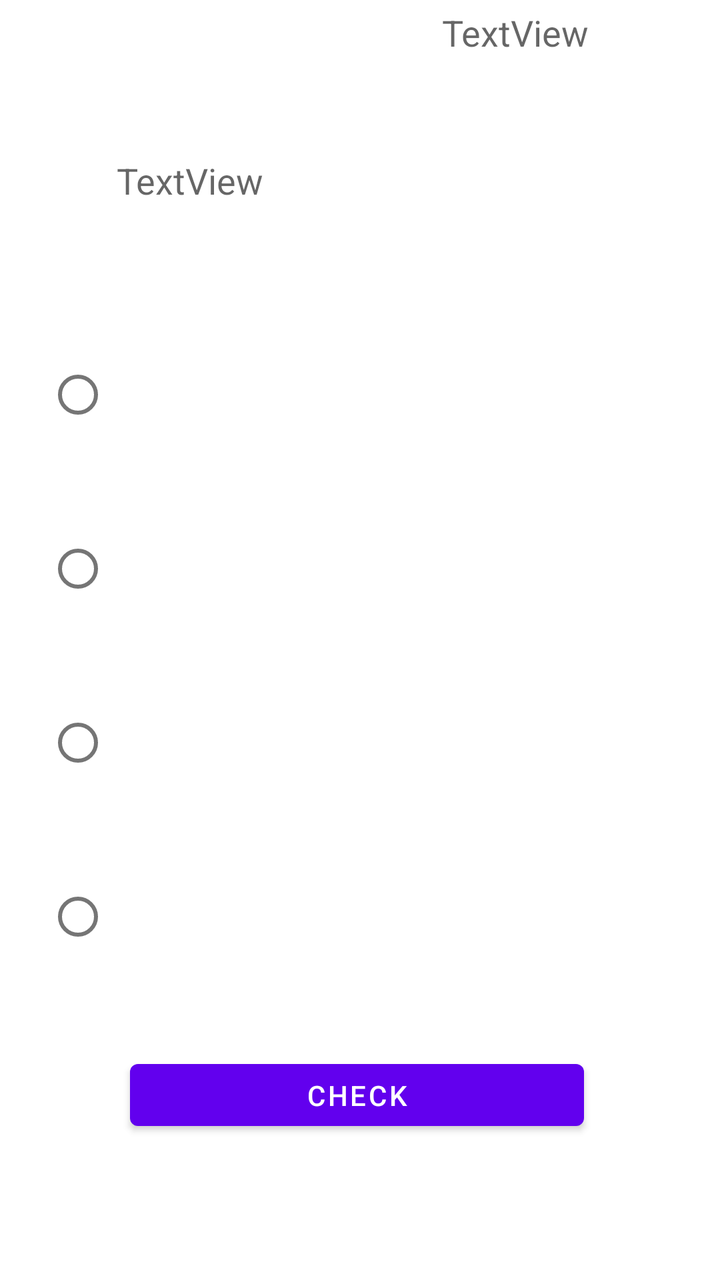
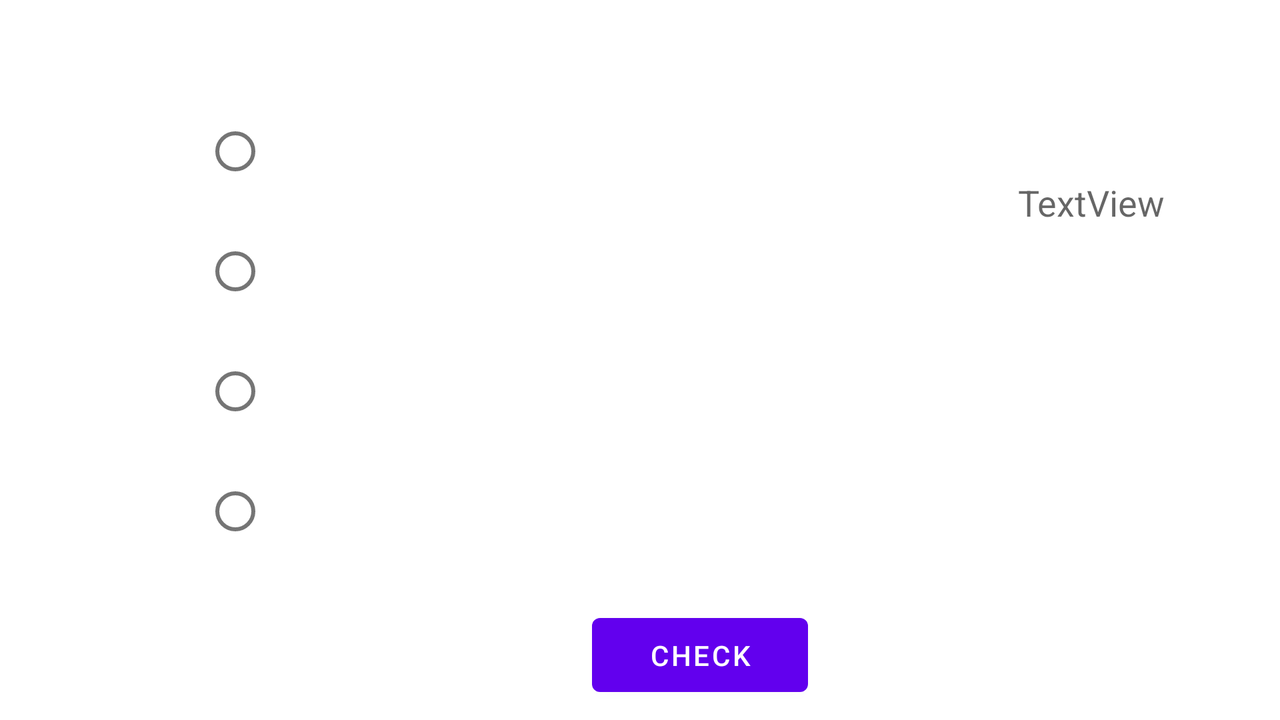

An Android layout and its configuration variant, each rendered on a device that would load it. The default file and the variant file are quoted in full after the pictures.
<!-- AndroidManifest.xml: application theme Theme.GDOW -->
<!-- res/layout/activity_game_view1.xml -->
<?xml version="1.0" encoding="utf-8"?>
<androidx.constraintlayout.widget.ConstraintLayout xmlns:android="http://schemas.android.com/apk/res/android"
    xmlns:app="http://schemas.android.com/apk/res-auto"
    xmlns:tools="http://schemas.android.com/tools"
    android:layout_width="match_parent"
    android:layout_height="match_parent"
    tools:context=".gameView1"
    android:id="@+id/gameView1Layout">

    <TextView
        android:id="@+id/textView2"
        android:layout_width="331dp"
        android:layout_height="42dp"
        android:layout_marginStart="120dp"
        android:layout_marginLeft="120dp"
        android:layout_marginTop="111dp"
        android:layout_marginEnd="120dp"
        android:layout_marginRight="120dp"
        android:layout_marginBottom="520dp"
        android:text="TextView"
        android:textAppearance="@style/TextAppearance.AppCompat.Medium"
        app:layout_constraintBottom_toBottomOf="parent"
        app:layout_constraintEnd_toEndOf="parent"
        app:layout_constraintHorizontal_bias="0.293"
        app:layout_constraintStart_toStartOf="parent"
        app:layout_constraintTop_toTopOf="parent"
        app:layout_constraintVertical_bias="1.0" />

    <Button
        android:id="@+id/btnCheck"
        android:layout_width="227dp"
        android:layout_height="43dp"
        android:layout_marginStart="24dp"
        android:layout_marginLeft="24dp"
        android:layout_marginTop="400dp"
        android:layout_marginEnd="31dp"
        android:layout_marginRight="31dp"
        android:layout_marginBottom="16dp"
        android:text="Check"
        app:layout_constraintBottom_toBottomOf="parent"
        app:layout_constraintEnd_toEndOf="parent"
        app:layout_constraintHorizontal_bias="0.527"
        app:layout_constraintStart_toStartOf="parent"
        app:layout_constraintTop_toBottomOf="@+id/textView2"
        app:layout_constraintVertical_bias="0.1" />

    <RadioGroup
        android:id="@+id/RadioGroup"
        android:layout_width="317dp"
        android:layout_height="324dp"
        android:layout_marginStart="70dp"
        android:layout_marginLeft="70dp"
        android:layout_marginTop="31dp"
        android:layout_marginEnd="20dp"
        android:layout_marginRight="20dp"
        android:layout_marginBottom="40dp"
        app:layout_constraintBottom_toTopOf="@+id/btnCheck"
        app:layout_constraintEnd_toEndOf="parent"
        app:layout_constraintHorizontal_bias="1.0"
        app:layout_constraintStart_toStartOf="parent"
        app:layout_constraintTop_toBottomOf="@+id/textView2"
        app:layout_constraintVertical_bias="0.28">

        <RadioButton
            android:id="@+id/Option1"
            android:layout_width="match_parent"
            android:layout_height="87dp"
            android:textAppearance="@style/TextAppearance.AppCompat.Medium" />

        <RadioButton
            android:id="@+id/Option2"
            android:layout_width="match_parent"
            android:layout_height="87dp"
            android:textAppearance="@style/TextAppearance.AppCompat.Medium" />

        <RadioButton
            android:id="@+id/Option3"
            android:layout_width="match_parent"
            android:layout_height="87dp"
            android:textAppearance="@style/TextAppearance.AppCompat.Medium" />

        <RadioButton
            android:id="@+id/Option4"
            android:layout_width="match_parent"
            android:layout_height="87dp"
            android:textAppearance="@style/TextAppearance.AppCompat.Medium" />

    </RadioGroup>

    <TextView
        android:id="@+id/timer"
        android:layout_width="121dp"
        android:layout_height="45dp"
        android:layout_marginStart="272dp"
        android:layout_marginLeft="272dp"
        android:layout_marginTop="24dp"
        android:layout_marginEnd="18dp"
        android:layout_marginRight="18dp"
        android:layout_marginBottom="29dp"
        android:text="TextView"
        android:textAppearance="@style/TextAppearance.AppCompat.Medium"
        app:layout_constraintBottom_toTopOf="@+id/textView2"
        app:layout_constraintEnd_toEndOf="parent"
        app:layout_constraintHorizontal_bias="1.0"
        app:layout_constraintStart_toStartOf="parent"
        app:layout_constraintTop_toTopOf="parent"
        app:layout_constraintVertical_bias="1.0" />

    <TextView
        android:id="@+id/livescore"
        android:layout_width="226dp"
        android:layout_height="47dp"
        android:layout_marginStart="151dp"
        android:layout_marginLeft="151dp"
        android:layout_marginTop="26dp"
        android:layout_marginEnd="12dp"
        android:layout_marginRight="12dp"
        android:layout_marginBottom="29dp"
        android:textAppearance="@style/TextAppearance.AppCompat.Medium"
        app:layout_constraintBottom_toTopOf="@+id/textView2"
        app:layout_constraintEnd_toStartOf="@+id/timer"
        app:layout_constraintHorizontal_bias="1.0"
        app:layout_constraintStart_toStartOf="parent"
        app:layout_constraintTop_toTopOf="parent"
        app:layout_constraintVertical_bias="1.0" />

</androidx.constraintlayout.widget.ConstraintLayout>
<!-- resources referenced by this layout -->
<resources>
  <style name="Theme.GDOW" parent="Theme.MaterialComponents.DayNight.DarkActionBar">
          
          <item name="colorPrimary">@color/purple_500</item>
          <item name="colorPrimaryVariant">@color/purple_700</item>
          <item name="colorOnPrimary">@color/white</item>
          
          <item name="colorSecondary">@color/teal_200</item>
          <item name="colorSecondaryVariant">@color/teal_700</item>
          <item name="colorOnSecondary">@color/black</item>
          
          <item name="android:statusBarColor" tools:targetApi="l">?attr/colorPrimaryVariant</item>
          
      </style>
  <color name="purple_500">#FF6200EE</color>
  <color name="purple_700">#FF3700B3</color>
  <color name="white">#FFFFFFFF</color>
  <color name="teal_200">#FF03DAC5</color>
  <color name="teal_700">#FF018786</color>
  <color name="black">#FF000000</color>
</resources>
<!-- res/layout-land/activity_game_view1.xml (the repository's variant of the layout above) -->
<!-- drawn on the phone turned sideways -->
<?xml version="1.0" encoding="utf-8"?>
<androidx.constraintlayout.widget.ConstraintLayout xmlns:android="http://schemas.android.com/apk/res/android"
    xmlns:app="http://schemas.android.com/apk/res-auto"
    xmlns:tools="http://schemas.android.com/tools"
    android:id="@+id/gameView1Layout"
    android:layout_width="match_parent"
    android:layout_height="match_parent"
    tools:context=".gameView1">

    <TextView
        android:id="@+id/textView2"
        android:layout_width="412dp"
        android:layout_height="48dp"
        android:layout_marginStart="70dp"
        android:layout_marginLeft="70dp"
        android:layout_marginTop="50dp"
        android:layout_marginEnd="120dp"
        android:layout_marginRight="120dp"
        android:layout_marginBottom="500dp"
        android:text="TextView"
        android:textAppearance="@style/TextAppearance.AppCompat.Medium"
        app:layout_constraintBottom_toBottomOf="parent"
        app:layout_constraintEnd_toEndOf="parent"
        app:layout_constraintHorizontal_bias="0.372"
        app:layout_constraintStart_toStartOf="parent"
        app:layout_constraintTop_toTopOf="parent"
        app:layout_constraintVertical_bias="0.0" />

    <Button
        android:id="@+id/btnCheck"
        android:layout_width="108dp"
        android:layout_height="49dp"
        android:layout_marginStart="24dp"
        android:layout_marginLeft="24dp"
        android:layout_marginEnd="31dp"
        android:layout_marginRight="31dp"
        android:layout_marginBottom="8dp"
        android:text="Check"
        app:layout_constraintBottom_toBottomOf="parent"
        app:layout_constraintEnd_toEndOf="parent"
        app:layout_constraintHorizontal_bias="0.57"
        app:layout_constraintStart_toStartOf="parent"
        app:layout_constraintTop_toBottomOf="@+id/textView2"
        app:layout_constraintVertical_bias="1.0" />

    <RadioGroup
        android:id="@+id/RadioGroup"
        android:layout_width="438dp"
        android:layout_height="241dp"
        android:layout_marginStart="100dp"
        android:layout_marginLeft="100dp"
        android:layout_marginTop="30dp"
        android:layout_marginEnd="23dp"
        android:layout_marginRight="23dp"
        app:layout_constraintBottom_toTopOf="@+id/btnCheck"
        app:layout_constraintEnd_toEndOf="parent"
        app:layout_constraintHorizontal_bias="0.02"
        app:layout_constraintStart_toStartOf="parent"
        app:layout_constraintTop_toBottomOf="@+id/textView2"
        app:layout_constraintVertical_bias="0.45">

        <RadioButton
            android:id="@+id/Option1"
            android:layout_width="match_parent"
            android:layout_height="60dp"
            android:textAppearance="@style/TextAppearance.AppCompat.Medium" />

        <RadioButton
            android:id="@+id/Option2"
            android:layout_width="match_parent"
            android:layout_height="60dp"
            android:textAppearance="@style/TextAppearance.AppCompat.Medium" />

        <RadioButton
            android:id="@+id/Option3"
            android:layout_width="match_parent"
            android:layout_height="60dp"
            android:textAppearance="@style/TextAppearance.AppCompat.Medium" />

        <RadioButton
            android:id="@+id/Option4"
            android:layout_width="match_parent"
            android:layout_height="60dp"
            android:textAppearance="@style/TextAppearance.AppCompat.Medium" />

    </RadioGroup>

    <TextView
        android:id="@+id/timer"
        android:layout_width="101dp"
        android:layout_height="51dp"
        android:layout_marginStart="90dp"
        android:layout_marginLeft="90dp"
        android:layout_marginTop="18dp"
        android:layout_marginEnd="30dp"
        android:layout_marginRight="30dp"
        android:layout_marginBottom="220dp"
        android:text="TextView"
        android:textAppearance="@style/TextAppearance.AppCompat.Medium"
        app:layout_constraintBottom_toBottomOf="parent"
        app:layout_constraintEnd_toEndOf="parent"
        app:layout_constraintHorizontal_bias="1.0"
        app:layout_constraintStart_toEndOf="@+id/textView2"
        app:layout_constraintTop_toTopOf="parent"
        app:layout_constraintVertical_bias="1.0" />

    <TextView
        android:id="@+id/livescore"
        android:layout_width="142dp"
        android:layout_height="38dp"
        android:layout_marginStart="58dp"
        android:layout_marginLeft="58dp"
        android:layout_marginTop="21dp"
        android:layout_marginEnd="31dp"
        android:layout_marginRight="31dp"
        android:layout_marginBottom="170dp"
        android:textAppearance="@style/TextAppearance.AppCompat.Small"
        app:layout_constraintBottom_toBottomOf="parent"
        app:layout_constraintEnd_toEndOf="parent"
        app:layout_constraintHorizontal_bias="0.976"
        app:layout_constraintStart_toEndOf="@+id/RadioGroup"
        app:layout_constraintTop_toBottomOf="@+id/timer"
        app:layout_constraintVertical_bias="1.0" />

</androidx.constraintlayout.widget.ConstraintLayout>
